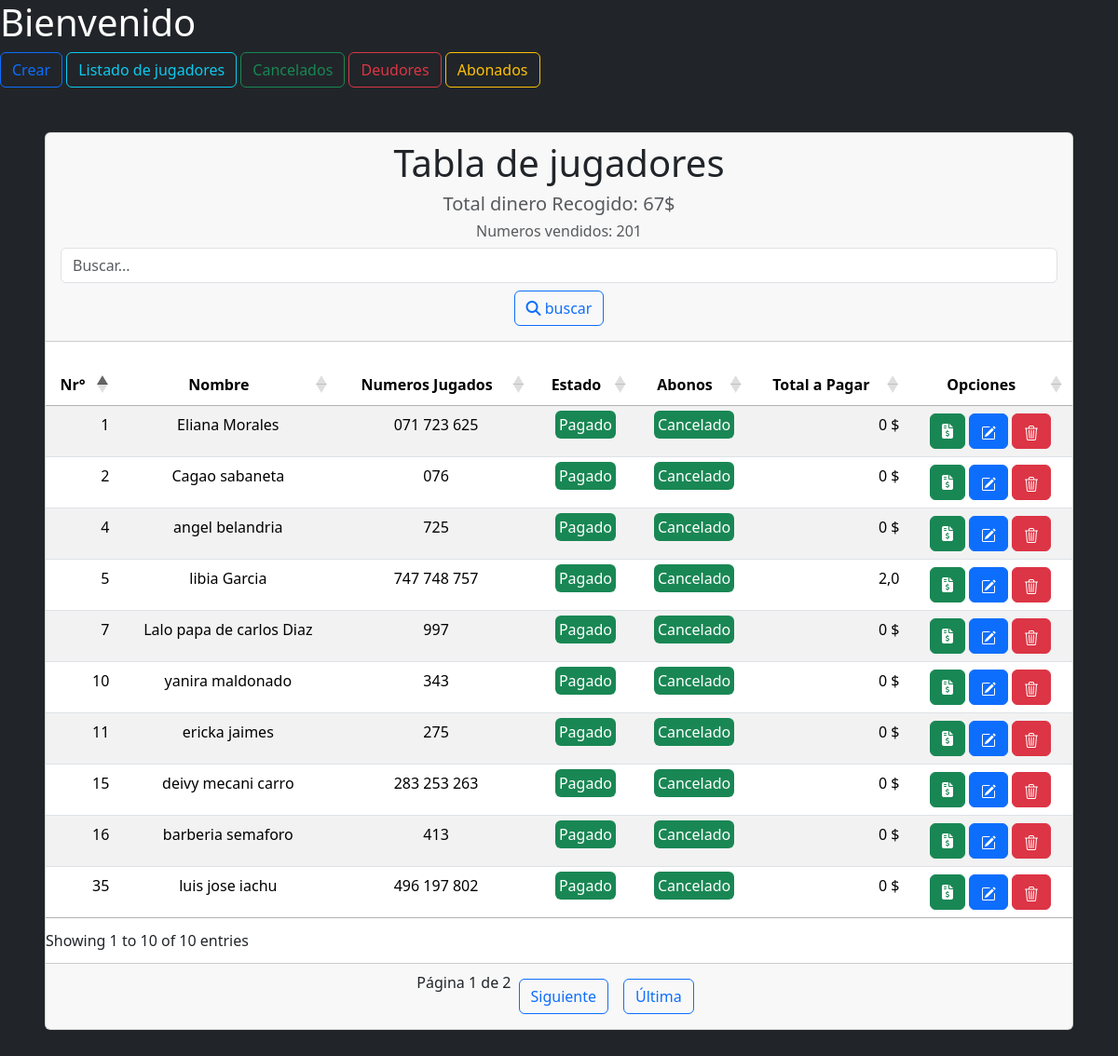
/listado/Cancelados/, run on the app's committed database.
### clientes/models.py (models this page shows, shortened)
class Cliente(models.Model):
    nombre = models.CharField(verbose_name='nombre del cliente',max_length=50,unique=True)
    telefono = models.CharField(verbose_name='telefono',max_length=11)
    numeros = models.JSONField(verbose_name='numeros jugados',default=list)
    estado = models.BooleanField(verbose_name='estado',default=False)
    abono = models.DecimalField(verbose_name='Abono', decimal_places=2, max_digits=12,default=0.00)
    fecha_registro = models.DateTimeField(auto_now_add=True)
    fecha_actualizacion = models.DateTimeField(auto_now=True)
    class Meta:
        ordering = ['fecha_registro']

### clientes/views.py (the view)
# urls.py: path('listado/<str:estado>/',Listado_de_juadores_view.as_view(),name='listado'),
class Listado_de_juadores_view(ListView):
    model = Cliente
    template_name = "Listado.html"
    context_object_name = "jugadores"
    paginate_by = 10
    def get_queryset(self):
        search = self.request.GET.get('q', '')  # Captura el valor del input de búsqueda
        estado = self.kwargs.get('estado')  # Captura el estado de la URL
        queryset = Cliente.objects.all()
        if estado == 'Cancelados':
            queryset = queryset.filter(estado=True)
        elif estado == 'Por Pagar':
            queryset = queryset.filter(estado=False)
        elif estado == 'Abonos':
            queryset = queryset.filter(abono__gt=0, estado=False)
        if search:
            queryset = queryset.filter(Q(nombre__icontains=search) | Q(telefono__icontains=search))
        queryset = queryset.order_by('fecha_registro')
        return queryset
    def get_context_data(self, **kwargs):
        context = super().get_context_data(**kwargs)
        total_dinero = Cliente.objects.filter(abono__gt=0,estado=False).aggregate(total_abono=Sum('abono'))['total_abono']
        tikets_cancelados = Cliente.objects.filter(estado=True).values('numeros')
        clientes = Cliente.objects.all()
        numeros_vendidos =  sum(len(cliente.numeros) for cliente in clientes if cliente.numeros)
        for ticket in tikets_cancelados:
            numeros = ticket['numeros']
            if isinstance(numeros, str):
                import json
                numeros = json.loads(ticket['numeros'])
            cantidad_numeros = len(numeros)
            if cantidad_numeros == 3:
                total_dinero += 5
            elif cantidad_numeros > 3 and cantidad_numeros < 6:
                total_dinero += 5 + ((cantidad_numeros - 3) * 2)
            elif cantidad_numeros == 6:
                total_dinero += 10
            else:
                total_dinero += cantidad_numeros * 2
        context['total_dinero'] = total_dinero
        context['numeros_totales'] = numeros_vendidos
        paginator = Paginator(self.get_queryset(), self.paginate_by)
        page_number = self.request.GET.get('page')
        page_obj = paginator.get_page(page_number)
        context['jugadores'] = page_obj
        return context

### clientes/templatetags/custom_tags.py (called while the page is built)
@register.filter(name='total')
def total(value,arg):
    numeros = len(arg)
    triplete = 5
    if numeros == 3:
        return float(triplete) - float(value)
    elif numeros > 3 and numeros < 6:
        numero = (numeros - 3) * 2
        return 5 + numero - value
    if numeros == 6:
        return (float(triplete)* 2) - float(value)
    else:
        return len(arg) * 2 - value

### templates/Listado.html (shortened to what this page needs)
{% extends "tabla_estructura.html" %}
{% load custom_tags %}
{% block title %}
<h1 class="title">Tabla de jugadores</h1> <h5 class="text-muted">Total dinero Recogido: {{ total_dinero }}$</h5>
<h6 class="text-muted">Numeros vendidos: {{ numeros_totales }} </h6>
<div>
    <form method="GET" action="">
        <input type="text" class="form-control" name="q" id="search" placeholder="Buscar...">
        <button type="submit" class="btn btn-outline-primary mt-2">
            <i class="fas fa-search"></i>
            buscar
        </button>
    </form>
</div>
{% endblock title %}
        {% block head %}
            <tr>
            <th scope="col" class="text-center">Nr°</th>
            <th scope="col" class="text-center">Nombre</th>
            <th scope="col" class="text-center">Numeros Jugados</th>
            <th scope="col" class="text-center">Estado</th>
            <th scope="col" class="text-center">Abonos</th>
            <th scope="col" class="text-center">Total a Pagar</th>
            <th scope="col" class="text-center">Opciones</th>
            </tr>
        {% endblock %}
        {% block columns %}
              {% for item in jugadores %}
                    <tr>
                    <td scope="row">{{ item.id }}</td>
                    <td>{{ item.nombre }}</td>
                    <td>{% for n in item.numeros %}
                        {{ n }}
                    {% endfor %}
                    </td>
                    <td>{% if item.estado %}
                        <span class="text-white bg-success rounded p-1">Pagado</span>
                        {%else%}
                        <span class="text-white bg-danger rounded p-1">Por Pagar</span>
                        {% endif %}
                    </td>
                    <td>{% if item.estado %}
                            <span class="text-white bg-success rounded p-1">Cancelado<span>
                        {% else %}
                            {{ item.abono }}
                        {% endif %}
                    </td>
                    <td> {% if item.abono == 0 %}
                            0 <span>$</span>
                        {% else %}
                            {{ item.abono|total:item.numeros }}
                        {% endif %}
                    </td>
                    <td>
                        <form
                        action="{% url 'abonar' pk=item.pk %}"
                        method="post"
                        style="display: inline"
                        >
                        <button class="btn btn-success btn-xs" type="submit">
                            <i class="fas fa-file-invoice-dollar text-white"></i>
                        </button>
                        </form>
                        <form
                        action="{% url 'actualizar' item.pk %}"
                        method="post"
                        style="display: inline"
                        >
                        <button class="btn btn-primary btn-xs" type="submit">
                        </button>
                        </form>
                        <form
                        action="{% url 'Eliminar' item.pk %}"
                        method="post"
                        style="display: inline"
                        >
                        <button class="btn btn-danger btn-xs" type="submit">
                        </button>
                        </form>
                    </td>
                    </tr>
            {% endfor %}
        {% endblock %}
       {% block botones %}
                    <div class="pagination d-flex justify-content-center">
                            <span>Página {{ jugadores.number }} de {{ jugadores.paginator.num_pages }}</span>
                            {% if jugadores.has_next %}
                                <a href="?page={{ jugadores.next_page_number }}" class="btn btn-outline-primary m-2">Siguiente</a>
                                <a href="?page={{ jugadores.paginator.num_pages }}" class="btn btn-outline-primary m-2">Última</a>
                            {% endif %}
                        </div>
        {% endblock botones %}

### data on the page
Cliente: id "1", nombre "Eliana Morales", numeros "071" "723" "625", estado "Pagado", abono "0"
Cliente: id "2", nombre "Cagao sabaneta", numeros "076", estado "Pagado", abono "0"
Cliente: id "4", nombre "angel belandria", numeros "725", estado "Pagado", abono "0"
Cliente: id "5", nombre "libia Garcia", numeros "747" "748" "757", estado "Pagado", abono|total "2,0"
Cliente: id "7", nombre "Lalo papa de carlos Diaz", numeros "997", estado "Pagado", abono "0"
Cliente: id "10", nombre "yanira maldonado", numeros "343", estado "Pagado", abono "0"
Cliente: id "11", nombre "ericka jaimes", numeros "275", estado "Pagado", abono "0"
Cliente: id "15", nombre "deivy mecani carro", numeros "283" "253" "263", estado "Pagado", abono "0"
Cliente: id "16", nombre "barberia semaforo", numeros "413", estado "Pagado", abono "0"
Cliente: id "35", nombre "luis jose iachu", numeros "496" "197" "802", estado "Pagado", abono "0"

### other printed values
{{ total_dinero }} "67"
{{ numeros_totales }} "201"
{{ jugadores.number }} "1"
{{ jugadores.paginator.num_pages }} "2"
